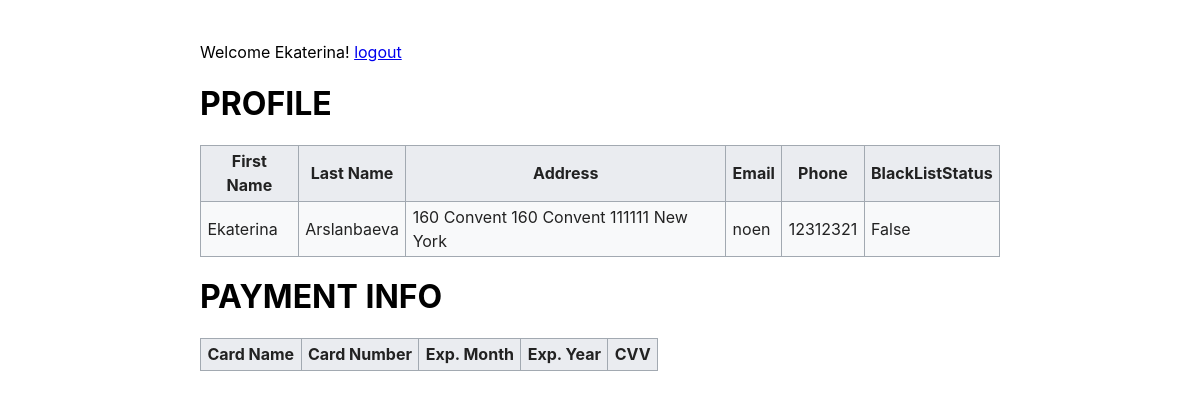
Screenshot of /orders/profile/ (signed in) with the database file from the repository.
### orders/models.py (models this page shows, shortened)
class Visitor(models.Model):
    f_name = models.CharField(max_length=100, blank=False, null=False)
    l_name = models.CharField(max_length=100, blank=False, null=False)
    shipping = models.ForeignKey(ShippingAddress, null=True, on_delete=models.DO_NOTHING)
    email = models.CharField(max_length=50, blank=False, null=False)
    phone = models.CharField(max_length=10, default=0, blank=False, null=False)
    blacklisted = models.BooleanField(default=False)

class ShippingAddress(models.Model):
    address1 = models.CharField("Address line 1", max_length=1024)
    address2 = models.CharField("Address line 2", max_length=1024)
    zip_code = models.CharField("ZIP / Postal code", max_length=12)
    city = models.CharField("City", max_length=1024)
    def __str__(self):
        return '\n'.join([self.address1,self.address1,self.zip_code,self.city])

### orders/views.py (the view)
# urls.py: path('profile/', views.customerProfile, name='profile'),
def customerProfile(request):
    user = request.user
    customer = Customer.objects.get(user=user)
    info = PaymentInfo.objects.filter(customer=customer)
    context = {'v': customer, 'i': info}
    print(context)
    return render(request, 'orders/profile.html', context)

### orders/models.py (called while the page is built)
    def __str__(self):
        return self.user.username

### orders/templates/orders/profile.html (shortened to what this page needs)
{% extends 'base.html' %}
{% block content %}
<h1>PROFILE</h1>
<table class="profile">
    <tr>
        <th>First Name</th>
        <th>Last Name</th>
        <th>Address</th>
        <th>Email</th>
        <th>Phone</th>
        <th>BlackListStatus</th>
    </tr>
    <tr>
        <td>{{ v.f_name }}</td>
        <td>{{ v.l_name }}</td>
        <td>{{ v.shipping }}</td>
        <td>{{ v.email }}</td>
        <td>{{ v.phone }}</td>
        <td>{{ v.blacklisted}}</td>
    </tr>
</table>
<h1>PAYMENT INFO</h1>
<table class="profile">
    <tr>
        <th>Card Name</th>
        <th>Card Number</th>
        <th>Exp. Month</th>
        <th>Exp. Year</th>
        <th>CVV</th>
    </tr>
</table>
{% endblock %}

### templates/base.html (shortened to what this page needs)
<!DOCTYPE html>
<html>
<head>
</head>
<body>
  <div class="navbar">
    {% if user.is_authenticated %}
    Welcome {{ user.username }}!
    <a href="{% url 'logout' %}">logout</a>
    {% else %}
      You are logged out.
    <a href="{% url 'login' %}">login</a>
    {% endif %}
  </div>
  <main>
    {% block content %}
    {% endblock %}
  </main>
</body>
</html>

### orders/templates/orders/profile.html (style rules this page uses)
body { font-family: -apple-system, BlinkMacSystemFont, "Segoe UI", Helvetica, Arial, sans-serif, "Apple Color Emoji", "Segoe UI Emoji", "Segoe UI Symbol"; margin: 40px auto; max-width: 800px; padding: 0 10px; font-size: 16px; line-height: 1.5; word-wrap: break-word; }
h1, h2, h3 { line-height: 1.2 }
.profile { background-color: #f8f9fa; color: #222; margin: 1em 0; border: 1px solid #a2a9b1; border-collapse: collapse }
.profile > tr > th, .profile > tr > td, .profile > * > tr > th, .profile > * > tr > td { border: 1px solid #a2a9b1; padding: 0.2em 0.4em }
.profile > tr > th, .profile > * > tr > th { background-color: #eaecf0; text-align: center }

### rows the page displays
Visitor: f_name "Ekaterina", l_name "Arslanbaeva", shipping "160 Convent 160 Convent 111111 New York", email "noen", phone "12312321", blacklisted "False"

### other values shown
{{ user.username }} "Ekaterina"
